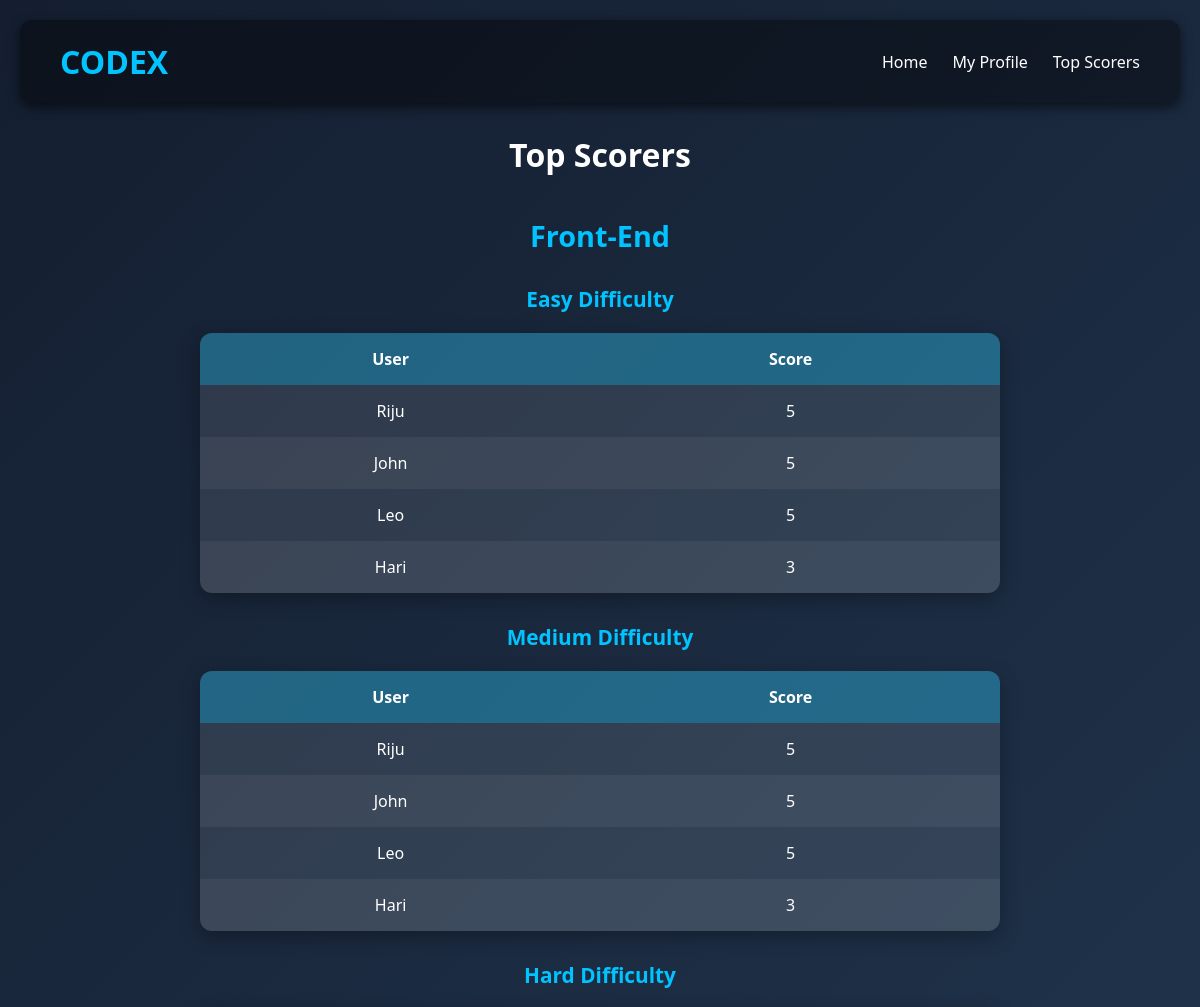
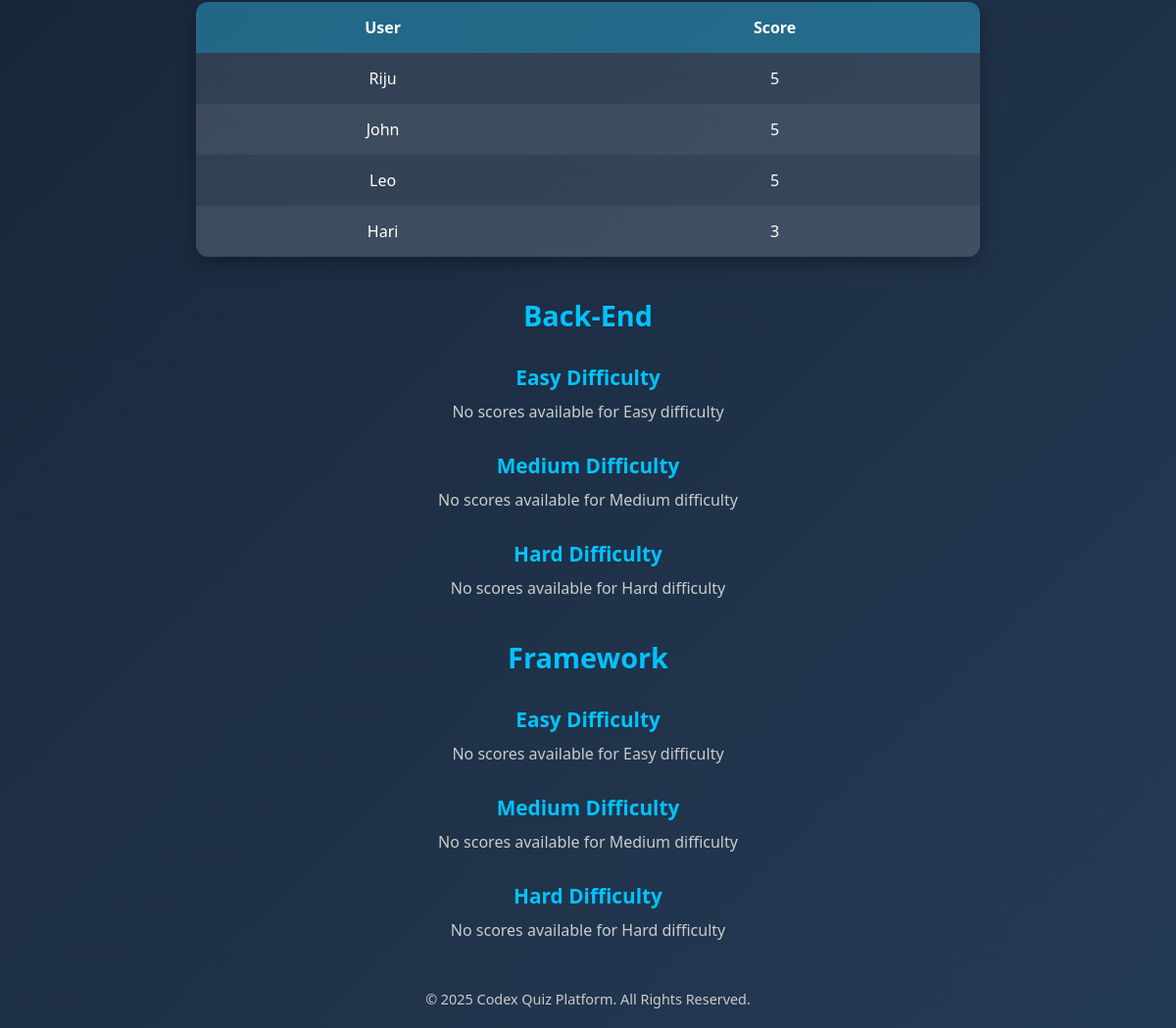
Screenshot of /top-scorers/ (signed in) with the database file from the repository (2 pictures, top to bottom).
### quiz/models.py (models this page shows, shortened)
class QuizCategory(models.Model):
    name = models.CharField(max_length=100)

### quiz/views.py (the view)
# urls.py: path('top-scorers/', views.top_scorers, name='top_scorers'),
@login_required
def top_scorers(request):
    categories = QuizCategory.objects.all()
    top_scores = {}
    for category in categories:
        top_scores[category.name] = {}
        for difficulty_id, difficulty_name in [(1, 'easy'), (2, 'medium'), (3, 'hard')]:
            scores = (
                Score.objects.filter(category=category, difficulty__id=difficulty_id)
                .exclude(user__is_superuser=True)
                .values('user', 'user__username')  # get user ID and username
                .annotate(max_score=Max('score'))  # get the highest score
                .order_by('-max_score')[:10]       # top 10 scores
            )
            top_scores[category.name][difficulty_name] = scores
    return render(request, 'top_scorers.html', {'top_scores': top_scores})

### templates/top_scorers.html (shortened to what this page needs)
<!DOCTYPE html>
<html lang="en">
<head>
    {% load static %}
    <link rel="stylesheet" href="{% static 'css/top_scorers.css' %}">
</head>
<body>
    <header>
        <div class="logo">
            <h1>CODEX</h1>
        </div>
        <nav>
            <ul id="nav-links">
                <li><a href="{% url 'home' %}">Home</a></li>
                <li><a href="{% url 'profile' %}">My Profile</a></li>
                <li><a href="{% url 'top_scorers' %}">Top Scorers</a></li>
            </ul>
        </nav>
    </header>
    <h2>Top Scorers</h2>
    {% for category, scores in top_scores.items %}
        <div class="category">
            <h3>{{ category }}</h3>
            <div class="difficulty-section">
                <h4>Easy Difficulty</h4>
                {% if scores.easy %}
                <table>
                    <thead>
                        <tr>
                            <th>User</th>
                            <th>Score</th>
                        </tr>
                    </thead>
                    <tbody>
                        {% for score in scores.easy %}
                            <tr>
                                <td>{{ score.user__username }}</td>
                                <td>{{ score.max_score }}</td>
                            </tr>
                        {% empty %}
                            <tr><td colspan="2">No scores available</td></tr>
                        {% endfor %}
                    </tbody>
                </table>
                {% else %}
                    <p>No scores available for Easy difficulty</p>
                {% endif %}
            </div>
            <div class="difficulty-section">
                <h4>Medium Difficulty</h4>
                {% if scores.medium %}
                <table>
                    <thead>
                        <tr>
                            <th>User</th>
                            <th>Score</th>
                        </tr>
                    </thead>
                    <tbody>
                        {% for score in scores.medium %}
                            <tr>
                                <td>{{ score.user__username }}</td>
                                <td>{{ score.max_score }}</td>
                            </tr>
                        {% empty %}
                            <tr><td colspan="2">No scores available</td></tr>
                        {% endfor %}
                    </tbody>
                </table>
                {% else %}
                    <p>No scores available for Medium difficulty</p>
                {% endif %}
            </div>
            <div class="difficulty-section">
                <h4>Hard Difficulty</h4>
                {% if scores.hard %}
                <table>
                    <thead>
                        <tr>
                            <th>User</th>
                            <th>Score</th>
                        </tr>
                    </thead>
                    <tbody>
                        {% for score in scores.hard %}
                            <tr>
                                <td>{{ score.user__username }}</td>
                                <td>{{ score.max_score }}</td>
                            </tr>
                        {% empty %}
                            <tr><td colspan="2">No scores available</td></tr>
                        {% endfor %}
                    </tbody>
                </table>
                {% else %}
                    <p>No scores available for Hard difficulty</p>
                {% endif %}
            </div>
        </div>
    {% endfor %}
    <footer>
        <p>&copy; 2025 Codex Quiz Platform. All Rights Reserved.</p>
    </footer>
</body>
</html>

### static/css/top_scorers.css (style rules this page uses)
* { margin: 0; padding: 0; box-sizing: border-box; }
body { font-family: 'Segoe UI', Tahoma, Geneva, Verdana, sans-serif; background: linear-gradient(135deg, #141e30, #243b55); color: #fff; padding: 20px; }
header { display: flex; justify-content: space-between; align-items: center; background: rgba(0, 0, 0, 0.4); padding: 20px 40px; border-radius: 12px; box-shadow: 0 4px 12px rgba(0, 0, 0, 0.6); }
.logo h1 { font-size: 2rem; color: #00c3ff; }
nav { display: flex; align-items: center; }
nav ul { list-style: none; display: flex; gap: 25px; }
nav ul li a { text-decoration: none; color: #fff; font-weight: 500; transition: color 0.3s; }
h2 { margin: 30px 0 10px; font-size: 2rem; text-align: center; }
.category h3 { margin-top: 40px; font-size: 1.8rem; color: #00c3ff; text-align: center; }
.difficulty-section h4 { margin-top: 30px; margin-bottom: 10px; font-size: 1.3rem; color: #00c3ff; text-align: center; }
.difficulty-section p { text-align: center; color: #ccc; }
table { width: 90%; max-width: 800px; margin: 20px auto; border-collapse: collapse; background: rgba(255, 255, 255, 0.1); border-radius: 12px; overflow: hidden; box-shadow: 0 6px 20px rgba(0, 0, 0, 0.3); }
th, td { padding: 15px; text-align: center; font-size: 1rem; color: #fff; }
th { background-color: rgba(0, 195, 255, 0.3); font-weight: 600; }
tr:nth-child(even) { background-color: rgba(255, 255, 255, 0.05); }
footer { margin-top: 50px; text-align: center; color: #ccc; font-size: 0.9rem; }

### rows the page displays
QuizCategory: top_scores "Front-End"
QuizCategory: top_scores "Back-End"
QuizCategory: top_scores "Framework"

### other values shown
{{ score.user__username }} "Riju" "John" "Leo" "Hari"
{{ score.max_score }} "5" "5" "5" "3"
